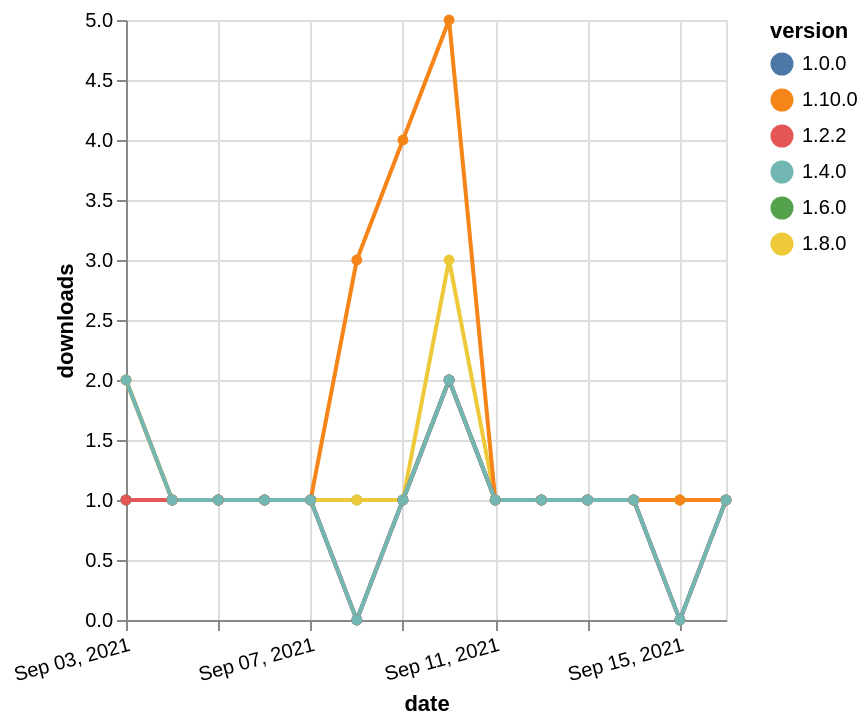

Express this chart as Vega-Lite.
### Vega-Lite specification from a JSON file in a GitHub repository (floating-point values rounded to 4 significant figures)
{"$schema": "https://vega.github.io/schema/vega-lite/v5.json", "description": "A simple bar chart with embedded data.", "data": {"values": [{"date": "2021-09-03", "total": 167, "delta": 1, "version": "1.6.0"}, {"date": "2021-09-04", "total": 168, "delta": 1, "version": "1.6.0"}, {"date": "2021-09-05", "total": 169, "delta": 1, "version": "1.6.0"}, {"date": "2021-09-06", "total": 170, "delta": 1, "version": "1.6.0"}, {"date": "2021-09-07", "total": 171, "delta": 1, "version": "1.6.0"}, {"date": "2021-09-08", "total": 172, "delta": 1, "version": "1.6.0"}, {"date": "2021-09-09", "total": 173, "delta": 1, "version": "1.6.0"}, {"date": "2021-09-10", "total": 175, "delta": 2, "version": "1.6.0"}, {"date": "2021-09-11", "total": 176, "delta": 1, "version": "1.6.0"}, {"date": "2021-09-12", "total": 177, "delta": 1, "version": "1.6.0"}, {"date": "2021-09-13", "total": 178, "delta": 1, "version": "1.6.0"}, {"date": "2021-09-14", "total": 179, "delta": 1, "version": "1.6.0"}, {"date": "2021-09-15", "total": 180, "delta": 1, "version": "1.6.0"}, {"date": "2021-09-16", "total": 181, "delta": 1, "version": "1.6.0"}, {"date": "2021-09-03", "total": 201, "delta": 2, "version": "1.8.0"}, {"date": "2021-09-04", "total": 202, "delta": 1, "version": "1.8.0"}, {"date": "2021-09-05", "total": 203, "delta": 1, "version": "1.8.0"}, {"date": "2021-09-06", "total": 204, "delta": 1, "version": "1.8.0"}, {"date": "2021-09-07", "total": 205, "delta": 1, "version": "1.8.0"}, {"date": "2021-09-08", "total": 206, "delta": 1, "version": "1.8.0"}, {"date": "2021-09-09", "total": 207, "delta": 1, "version": "1.8.0"}, {"date": "2021-09-10", "total": 210, "delta": 3, "version": "1.8.0"}, {"date": "2021-09-11", "total": 211, "delta": 1, "version": "1.8.0"}, {"date": "2021-09-12", "total": 212, "delta": 1, "version": "1.8.0"}, {"date": "2021-09-13", "total": 213, "delta": 1, "version": "1.8.0"}, {"date": "2021-09-14", "total": 214, "delta": 1, "version": "1.8.0"}, {"date": "2021-09-15", "total": 215, "delta": 1, "version": "1.8.0"}, {"date": "2021-09-16", "total": 216, "delta": 1, "version": "1.8.0"}, {"date": "2021-09-03", "total": 122, "delta": 2, "version": "1.10.0"}, {"date": "2021-09-04", "total": 123, "delta": 1, "version": "1.10.0"}, {"date": "2021-09-05", "total": 124, "delta": 1, "version": "1.10.0"}, {"date": "2021-09-06", "total": 125, "delta": 1, "version": "1.10.0"}, {"date": "2021-09-07", "total": 126, "delta": 1, "version": "1.10.0"}, {"date": "2021-09-08", "total": 129, "delta": 3, "version": "1.10.0"}, {"date": "2021-09-09", "total": 133, "delta": 4, "version": "1.10.0"}, {"date": "2021-09-10", "total": 138, "delta": 5, "version": "1.10.0"}, {"date": "2021-09-11", "total": 139, "delta": 1, "version": "1.10.0"}, {"date": "2021-09-12", "total": 140, "delta": 1, "version": "1.10.0"}, {"date": "2021-09-13", "total": 141, "delta": 1, "version": "1.10.0"}, {"date": "2021-09-14", "total": 142, "delta": 1, "version": "1.10.0"}, {"date": "2021-09-15", "total": 143, "delta": 1, "version": "1.10.0"}, {"date": "2021-09-16", "total": 144, "delta": 1, "version": "1.10.0"}, {"date": "2021-09-03", "total": 237, "delta": 1, "version": "1.0.0"}, {"date": "2021-09-04", "total": 238, "delta": 1, "version": "1.0.0"}, {"date": "2021-09-05", "total": 239, "delta": 1, "version": "1.0.0"}, {"date": "2021-09-06", "total": 240, "delta": 1, "version": "1.0.0"}, {"date": "2021-09-07", "total": 241, "delta": 1, "version": "1.0.0"}, {"date": "2021-09-08", "total": 241, "delta": 0, "version": "1.0.0"}, {"date": "2021-09-09", "total": 242, "delta": 1, "version": "1.0.0"}, {"date": "2021-09-10", "total": 244, "delta": 2, "version": "1.0.0"}, {"date": "2021-09-11", "total": 245, "delta": 1, "version": "1.0.0"}, {"date": "2021-09-12", "total": 246, "delta": 1, "version": "1.0.0"}, {"date": "2021-09-13", "total": 247, "delta": 1, "version": "1.0.0"}, {"date": "2021-09-14", "total": 248, "delta": 1, "version": "1.0.0"}, {"date": "2021-09-15", "total": 248, "delta": 0, "version": "1.0.0"}, {"date": "2021-09-16", "total": 249, "delta": 1, "version": "1.0.0"}, {"date": "2021-09-03", "total": 195, "delta": 1, "version": "1.2.2"}, {"date": "2021-09-04", "total": 196, "delta": 1, "version": "1.2.2"}, {"date": "2021-09-05", "total": 197, "delta": 1, "version": "1.2.2"}, {"date": "2021-09-06", "total": 198, "delta": 1, "version": "1.2.2"}, {"date": "2021-09-07", "total": 199, "delta": 1, "version": "1.2.2"}, {"date": "2021-09-08", "total": 199, "delta": 0, "version": "1.2.2"}, {"date": "2021-09-09", "total": 200, "delta": 1, "version": "1.2.2"}, {"date": "2021-09-10", "total": 202, "delta": 2, "version": "1.2.2"}, {"date": "2021-09-11", "total": 203, "delta": 1, "version": "1.2.2"}, {"date": "2021-09-12", "total": 204, "delta": 1, "version": "1.2.2"}, {"date": "2021-09-13", "total": 205, "delta": 1, "version": "1.2.2"}, {"date": "2021-09-14", "total": 206, "delta": 1, "version": "1.2.2"}, {"date": "2021-09-15", "total": 206, "delta": 0, "version": "1.2.2"}, {"date": "2021-09-16", "total": 207, "delta": 1, "version": "1.2.2"}, {"date": "2021-09-03", "total": 179, "delta": 2, "version": "1.4.0"}, {"date": "2021-09-04", "total": 180, "delta": 1, "version": "1.4.0"}, {"date": "2021-09-05", "total": 181, "delta": 1, "version": "1.4.0"}, {"date": "2021-09-06", "total": 182, "delta": 1, "version": "1.4.0"}, {"date": "2021-09-07", "total": 183, "delta": 1, "version": "1.4.0"}, {"date": "2021-09-08", "total": 183, "delta": 0, "version": "1.4.0"}, {"date": "2021-09-09", "total": 184, "delta": 1, "version": "1.4.0"}, {"date": "2021-09-10", "total": 186, "delta": 2, "version": "1.4.0"}, {"date": "2021-09-11", "total": 187, "delta": 1, "version": "1.4.0"}, {"date": "2021-09-12", "total": 188, "delta": 1, "version": "1.4.0"}, {"date": "2021-09-13", "total": 189, "delta": 1, "version": "1.4.0"}, {"date": "2021-09-14", "total": 190, "delta": 1, "version": "1.4.0"}, {"date": "2021-09-15", "total": 190, "delta": 0, "version": "1.4.0"}, {"date": "2021-09-16", "total": 191, "delta": 1, "version": "1.4.0"}]}, "width": "container", "mark": {"type": "line", "point": {"filled": true}}, "encoding": {"x": {"field": "date", "type": "temporal", "timeUnit": "yearmonthdate", "title": "date", "axis": {"labelAngle": -15}}, "y": {"field": "delta", "type": "quantitative", "title": "downloads"}, "color": {"field": "version", "type": "nominal"}, "tooltip": {"field": "delta"}}}
